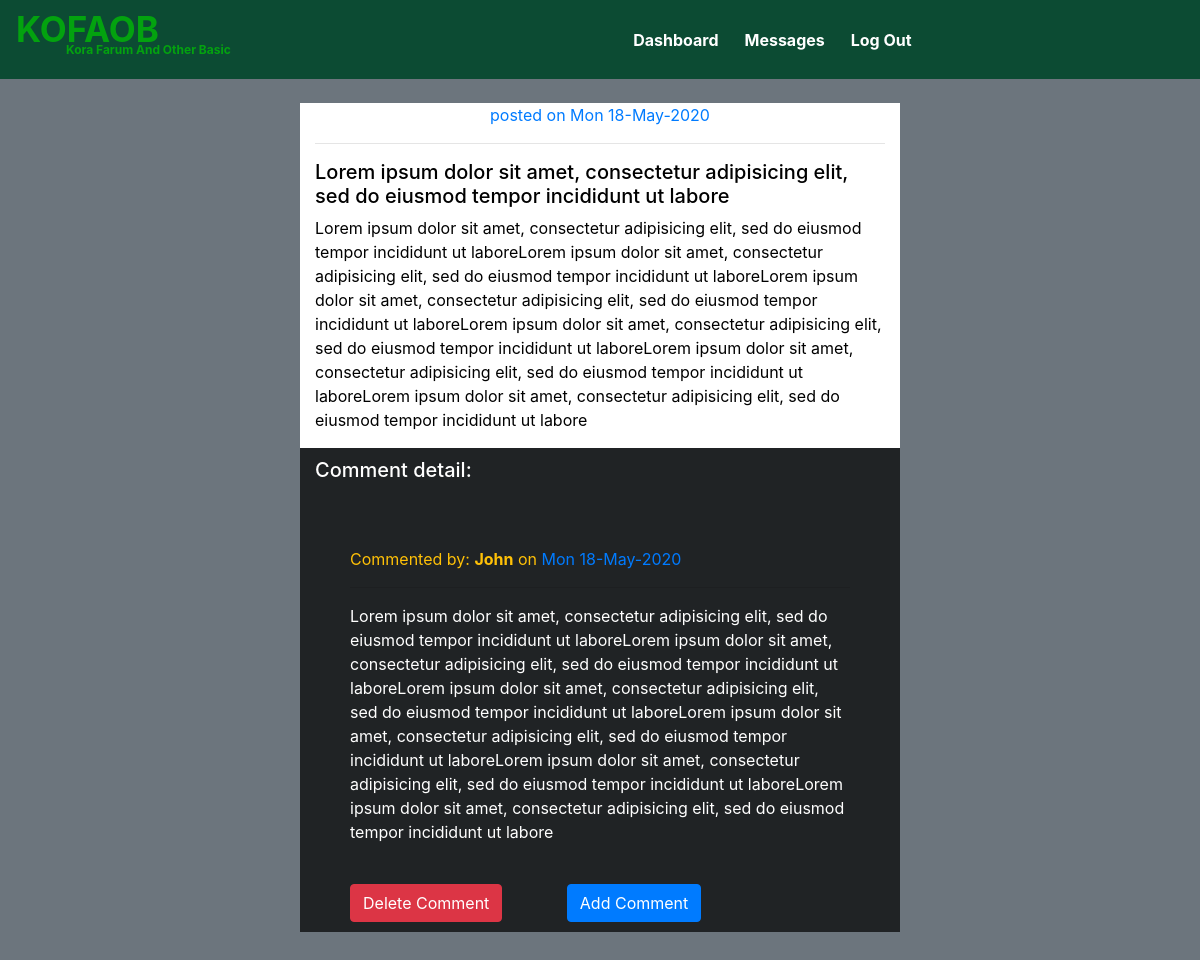
Screenshot of /dashboard/admin/post/53/comment/47/ (signed in) with the database file from the repository.
### news/models.py (models this page shows, shortened)
class Post(models.Model):
	user = models.ForeignKey(User, on_delete=models.CASCADE,blank=True)
	title = models.CharField(null=True, max_length=100)
	body = models.TextField(null=True)
	date_created = models.DateTimeField(null=True, default=datetime.utcnow)
	publish_post = models.BooleanField(default=False, null=True)

class Comment(models.Model):
	post = models.ForeignKey(Post, null=True, on_delete=models.CASCADE, blank=True)
	author = models.CharField(null=True, max_length=40)
	body = models.TextField(null=True)
	date_created = models.DateTimeField(default=datetime.utcnow)

### news/views.py (the view)
# urls.py: path('dashboard/admin/post/<str:pk>/comment/<str:id>/', views.comment_view, name='admin_post_comment'),
@login_required(login_url='accounts:login')
def comment_view(request, pk, id):
	post = Post.objects.get(id=pk)
	comment=post.comment_set.get(id=id)
	context={'post': post, 'comment':comment}
	return render(request, 'kofaob_admin/comment_detail.html', context)

### news/templates/kofaob_admin/comment_detail.html (shortened to what this page needs)
{% extends 'kofaob_admin/base.html' %}
{% block content %}
	<br>
	<div class="container-fluid text-white">
		<div class="row">
			<div class="col-md-6 offset-md-3 news_card" id="news_card_full">
				<p class="text-primary text-center posted_date"><span>posted on {{ post.date_created|date:'D d-M-Y ' }}</span></p><hr>
				<div class="news_full_detail" id="news_detail_full_body">
					<h5>{{ post.title }}</h5>
					<p>{{ post.body }}</p>
				</div>
			</div>
		</div>
		<div class="row">
			<div class="col-md-6 offset-md-3 post_comments_detail">
				<h5>Comment detail:</h5><br>
				<div class="row">
					<br><hr>
					<div class="each_comment">
						<p class="author_comment text-warning">Commented by: <b>{{ comment.author }}</b> on <span class="text-primary">{{ comment.date_created|date:'D d-M-Y' }}</span></p><hr>
						<div class="comment_body">
							<p>{{ comment.body}}</p>
						</div>
						<br>
						<a href="{% url 'news:delete_comment' comment.id %}" class="btn btn-danger">Delete Comment</a>
						<a href="{% url 'news:create_comment' post.id %}" class="btn btn-primary" style="margin-left:60px;">Add Comment</a>
					</div>
				</div>
			</div>
		</div><br><br><br><br>
	</div>
{% endblock %}

### news/static/news/css/mainadmin.css (style rules this page uses)
* { box-sizing: border-box; }
body, html { margin:0px; padding: 0px; }
hr { color: white; }
#news_card_full { background-color: white; color: black; }
.each_comment { padding-left: 50px; padding-right: 50px; }
.post_comments_detail { background-color: rgba(0,0,0,0.7); padding-top: 10px; padding-bottom: 10px; }

### rows the page displays
Post: date_created "Mon 18-May-2020", title "Lorem ipsum dolor sit amet, consectetur adipisicing elit, sed do eiusmod tempor incididunt ut labore", body "Lorem ipsum dolor sit amet, consectetur adipisicing elit, sed do eiusmod tempor incididunt ut laboreLorem ipsum dolor sit amet, consectetur adipisicing elit, sed do eiusmod tempor incididunt ut laboreLorem ipsum dolor sit amet, consectetur adipisicing elit, sed do eiusmod tempor incididunt ut laboreLorem ipsum dolor sit amet, consectetur adipisicing elit, sed do eiusmod tempor incididunt ut laboreLorem ipsum dolor sit amet, consectetur adipisicing elit, sed do eiusmod tempor incididunt ut laboreLorem ipsum dolor sit amet, consectetur adipisicing elit, sed do eiusmod tempor incididunt ut labore"
Comment: author "John", date_created "Mon 18-May-2020", body "Lorem ipsum dolor sit amet, consectetur adipisicing elit, sed do eiusmod tempor incididunt ut laboreLorem ipsum dolor sit amet, consectetur adipisicing elit, sed do eiusmod tempor incididunt ut laboreLorem ipsum dolor sit amet, consectetur adipisicing elit, sed do eiusmod tempor incididunt ut laboreLorem ipsum dolor sit amet, consectetur adipisicing elit, sed do eiusmod tempor incididunt ut laboreLorem ipsum dolor sit amet, consectetur adipisicing elit, sed do eiusmod tempor incididunt ut laboreLorem ipsum dolor sit amet, consectetur adipisicing elit, sed do eiusmod tempor incididunt ut labore"
